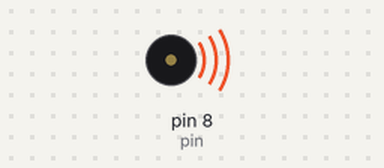
Bench run of a sketch on a simulated Arduino Uno, built with avr-gcc and run on an emulated ATmega328P. Shown: buzzer (waves = sounding). At 5.6 s the program stops and its outputs stay as they are.

Above: at 0.2 s.
Timing chart, 0 to 3.0 s (numbered marks = the images above):
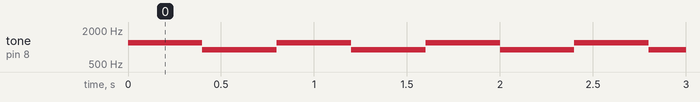

The sketch:

Pump_alarm.ino
```cpp
  int tone1 =1200;
int tone2 =900;
int duration =400;
int repeat =7;
int c;
int pin =8;


void setup() {
  // put your setup code here, to run once:


}

void loop() {


  // put your main code here, to run repeatedly:
  c = 0;
  while(c < repeat) {
    tone(pin, tone1, duration);
    //noTone(8);
    delay(duration);
    tone(pin, tone2, duration);
    //noTone(8);
    delay(duration);
    c++;
  }
  while(1);

}
```

Measured:
- by itself, tone on pin 8 (pin): repeats every 0.80 s: 900 Hz 0.40 s, 1200 Hz 0.40 s, until it stays silent from 5.6 s
